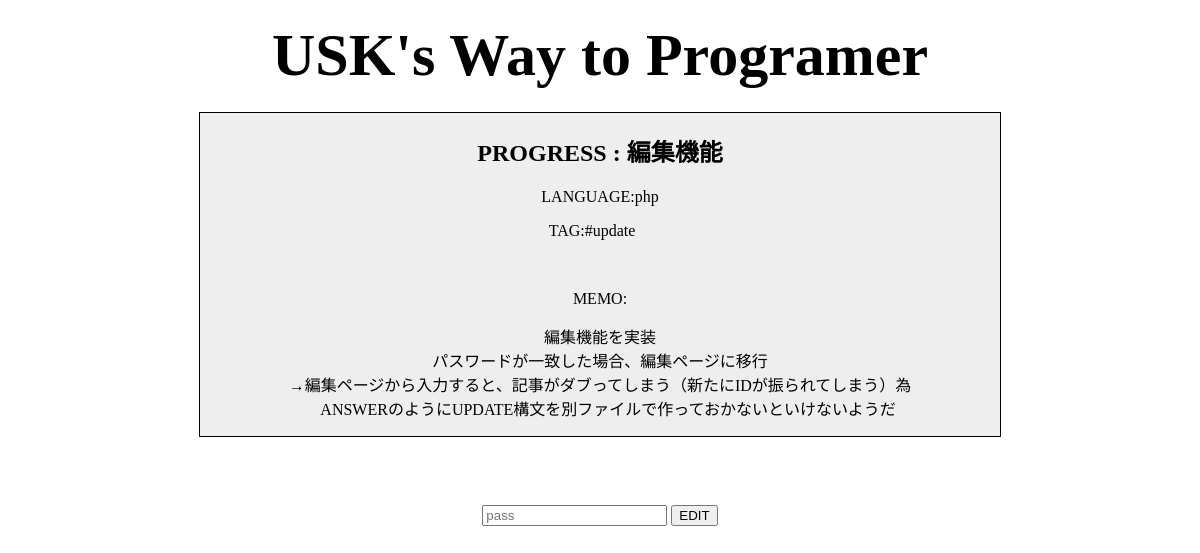
/show.php?id=10, run on the app's committed database.
### tables this page shows
CREATE TABLE `pile` (
  `id` int(11) NOT NULL,
  `title` varchar(255) NOT NULL,
  `language` varchar(255) NOT NULL,
  `tag1` varchar(255) NOT NULL,
  `tag2` varchar(255) DEFAULT NULL,
  `tag3` varchar(255) DEFAULT NULL,
  `img` blob DEFAULT NULL,
  `date` date NOT NULL,
  `memo` text DEFAULT NULL,
  `type` varchar(255) NOT NULL,
  `answer` text DEFAULT NULL
);

### show.php (the view, shortened to what this page needs)
<?php
$dsn = 'mysql:host=localhost;dbname=uskprogram;charset=utf8';
$user = 'usk';
$password = '1322';
$id=$_GET['id'];
try{
  $db = new PDO($dsn,$user,$password);
  $db->setAttribute(PDO::ATTR_EMULATE_PREPARES,false);
  $stmt = $db->prepare(
    "SELECT * FROM pile WHERE id = $id"
  );
  $stmt->execute();
} catch(PDOException $e){
  echo "エラー:" . $e->getMessage();
}
$row=$stmt->fetch();
?>
<!DOCTYPE html>
<html>
<head>
 <link rel="stylesheet" href="style.css">
</head>
<body>
 <div class="postscreen">
  <h1> <a href='toppage.php' class ='name'>USK's Way to Programer</a></h1>
  <div class='show'>
  <h2><?php echo strtoupper($row['type']) . " : " . $row['title'] ?></h2>
  <p>LANGUAGE:<?php echo $row['language']?></p>
  <?php if ($row['tag1'] !== '#'):?>
   TAG:<?php echo $row['tag1'] ?> <?php endif; ?>
  <?php if ($row['memo'] !== ''):?>
  <p><img src=<?php echo $row['img'] ?>>
  <p>MEMO:</p>
  <p><?php echo nl2br($row['memo']) ?> <?php endif; ?></p>
 </div>
  <br>
  <br>
 <form action="editshow.php" method="post" enctype="multipart/form-data">
    <p><input type='password' name="pass" placeholder='pass' autocomplete="off"></textarea>
    <input type="submit" value="EDIT">
  </form>
  <br>

### style.css (style rules this page uses)
body { text-align: center }
.show { width: 800px; margin-left: auto; margin-right: auto; background-color: #EEEEEE; border: solid 1px black }
.name { font-size: 60px; color :black; text-decoration:none; }

### data on the page
pile: type "PROGRESS", title "編集機能", language "php", tag1 "#update", memo "編集機能を実装 パスワードが一致した場合、編集ページに移行 →編集ページから入力すると、記事がダブってしまう（新たにIDが振られてしまう）為 ANSWERのようにUPDATE構文を別ファイルで作っておかないといけないようだ"
